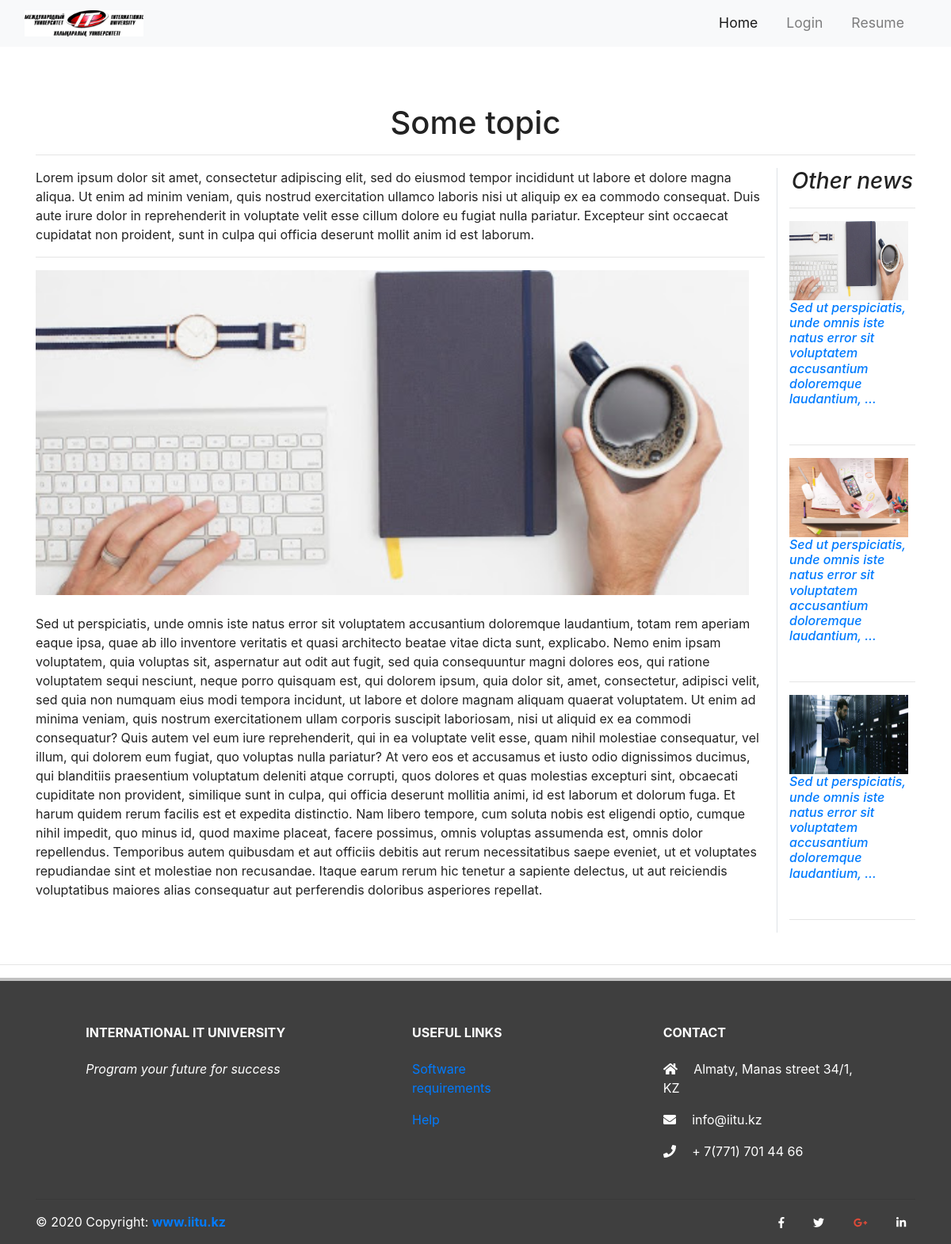
The app's page /help/new/1 with its own data.
### admin_override/models.py (models this page shows)
class Article(models.Model):
	article_id = models.AutoField(primary_key=True)
	Author = models.CharField(max_length = 512,null=False)
	about_author = models.CharField(max_length = 512,null=False)
	photo = models.ImageField(upload_to ='admin_override/uploads/article',null=True)
	Theme = models.TextField(null=False)
	Article = models.TextField(null=False)
	Article_date = models.DateField(auto_now = False)

### admin_override/views.py (the view)
# urls.py: path('new/<int:article_id>', views.news, name='news'),
def news(request,article_id):
	context = {}
	article = Article.objects.get(article_id = article_id)
	articles = Article.objects.all()[:3]
	context['article'] = article
	context['articles'] = articles
	return render(request,"news.html",context)

### admin_override/templates/news.html (shortened to what this page needs)
{% extends 'main.html' %}
{% load static %}
{% load crispy_forms_tags %}
{% block main_menu %}
{% if user.is_authenticated %}
  {% if user.is_student %}
<nav class="navbar navbar-expand-md navbar-light bg-light sticky-top">
  <div class="container-fluid">
      <a href="#" class="navbar-brand"><img src="{% static 'images/logl.jpg' %}"></a>
    <button class="navbar-toggler" type="button"
     data-toggle="collapse" data-target="#navbarResponsive">
     <span class="navbar-toggler-icon"></span>
     </button>
     <form class="form-inline mr-auto" method="get" action="{%url 'search_vacancy'%}">
      <div class="md-form my-0">
        <input class="form-control" type="text" placeholder="Search vacancy"  name = 'search_word' aria-label="Search">
        <i class="fas fa-search text-black ml-3" aria-hidden="true"></i>
      </div>
    </form>
     <div class="collapse navbar-collapse" id="navbarResponsive">
    <ul class="navbar-nav ml-auto">
    <li class="nav-item"><a href="{% url 'student_home'%}" class="nav-link">Home</a></li>
    <li class="nav-item"><a href="{% url 'get_resume_student'%}" class="nav-link">Resume</a></li>
    <li class="nav-item dropdown">
      <a href="#" class="nav-link dropdown-toggle active" data-toggle="dropdown">Help<span class="caret"></span></a>
      <ul class="dropdown-menu" role="menu">
        <li><a href="{% url 'get_answers'%}" class="nav-link">FAQ</a></li>
        <li><a href="{% url 'feedback'%}" class="nav-link active">Feedback</a></li>
      </ul>
    </li>
    <li class="nav-item dropdown">
      <a href="#" class="nav-link dropdown-toggle" data-toggle="dropdown"><span class="caret">{{user}}</span></a>
      <ul class="dropdown-menu" role="menu">
        <li><a href="#" class="nav-link">Settings</a></li>
        <li><a href="{% url 'edit_student'%}" class="nav-link">Edit Profile</a></li>
        <hr>
        <li><a href="{% url 'logout'%}" class="nav-link">Logout</a></li>
      </ul>
    </li>
     </ul>
    </div>
</nav>
</nav>
  {% else %}
 <nav class="navbar navbar-expand-md navbar-light bg-light sticky-top">
  <div class="container-fluid">
    <a href="#" class="navbar-brand"><img src="{% static 'images/logl.jpg' %}"></a>
    <button class="navbar-toggler" type="button" data-toggle="collapse" data-target="#navbarResponsive">
      <span class="navbar-toggler-icon"></span>
    </button>
    <div class="collapse navbar-collapse" id="navbarResponsive">
      <ul class="navbar-nav ml-auto">
        <li class="nav-item dropdown">
          <a href="#" class="nav-link dropdown-toggle" data-toggle="dropdown">Vacancies<span class="caret"></span></a>
          <ul class="dropdown-menu" role="menu">
            <li><a href="{% url 'vacancy' %}" class="nav-link">Create vacancy</a></li>
            <li><a href="{% url 'employer_home'%}" class="nav-link">My vacancies</a></li>
          </ul>
        </li>
        <li class="nav-item"><a href="{% url 'candidates'%}" class="nav-link">Candidates</a></li>
        <li class="nav-item"><a href="{% url 'company_get'%}" class="nav-link">Company</a></li>
        <li class="nav-item dropdown">
          <a href="#" class="nav-link dropdown-toggle active" data-toggle="dropdown">Help<span class="caret"></span></a>
          <ul class="dropdown-menu" role="menu">
            <li><a href="{% url 'get_answers'%}" class="nav-link">FAQ</a></li>
            <li><a href="{% url 'feedback'%}" class="nav-link active">Feedback</a></li>
          </ul>
        </li>
        <li class="nav-item dropdown">
          <a href="#" class="nav-link dropdown-toggle" data-toggle="dropdown"><span class="caret">{{user}}</span></a>
          <ul class="dropdown-menu" role="menu">
            <li><a href="#" class="nav-link">Settings</a></li>
            <li><a href="{% url 'edit_employer'%}" class="nav-link">Edit Profile</a></li>
            <hr>
            <li><a href="{% url 'logout'%}" class="nav-link">Logout</a></li>
          </ul>
        </li>
      </ul>
    </div>
  </nav>
  {% endif %}
  {% else %}
	<nav class="navbar navbar-expand-md navbar-light bg-light sticky-top">
		<div class="container-fluid">
		    <a href="#" class="navbar-brand"><img src="{% static 'images/logl.jpg' %}"></a>
			 <div class="collapse navbar-collapse" id="navbarResponsive">
		  <ul class="navbar-nav ml-auto">
		    <li class="nav-item active"><a href="{% url 'main'%}" class="nav-link">Home</a></li>
			<li class="nav-item"><a href="{%url 'login' %}" class="nav-link">Login</a></li>
			<li class="nav-item"><a href="{%url 'registration_student' %}" class="nav-link">Resume</a></li>
	     </ul>
	    </div>
	</nav>
  {% endif %}
{% endblock %}
{% block main %}
<div class="container">
<h1 class="text-center">{{article.about_author}}</h1><hr>
 <div class="row">
	<div class="col-md-10">
		<p>
			{{article.Theme}}
		</p><hr>
        <img src="{{article.photo.url}}" width="900px" height="650px"class="img-fluid"><br>
		 <br><p>
		 	{{article.Article}}
		</p>
	</div>
	<div class="col-md">
		<h3 class="font-italic text-center">Other news</h3><hr>
		{% for article in articles %}
		<div>
			<img src="{{article.photo.url}}" alt="Chicago" width="150" height="100"><br>
			<a href="{%url 'new' %}{{article.article_id}}"><h6 class="card-text-primary font-italic">{{article.Article|truncatechars:100}}</h6></a>
		</div><br><hr>
		{% endfor %}
	</div><br>
</div>
</div>
<br>
{% endblock %}

### main/templates/main.html (style rules this page uses)
body, html { width: 100%; height: 100%; fon-family: 'Poppins', san-serif; color: #222; }
.navbar-brand img { width: 150px }
.navbar-nav li { padding-right: 20px; }
.nav-link { font-size: 1.1em !important }

### records on screen
Article: about_author "Some topic", Theme "Lorem ipsum dolor sit amet, consectetur adipiscing elit, sed do eiusmod tempor incididunt ut labore et dolore magna aliqua. Ut enim ad minim veniam, quis nostrud exercitation ullamco laboris nisi ut aliquip ex ea commodo consequat. Duis aute irure dolor in reprehenderit in voluptate velit esse cillum dolore eu fugiat nulla pariatur. Excepteur sint occaecat cupidatat non proident, sunt in culpa qui officia deserunt mollit anim id est laborum.", photo (picture), Article "Sed ut perspiciatis, unde omnis iste natus error sit voluptatem accusantium doloremque laudantium, totam rem aperiam eaque ipsa, quae ab illo inventore veritatis et quasi architecto beatae vitae dicta sunt, explicabo. Nemo enim ipsam voluptatem, quia voluptas sit, aspernatur aut odit aut fugit, sed quia consequuntur magni dolores eos, qui ratione voluptatem sequi nesciunt, neque porro quisquam est, qui dolorem ipsum, quia dolor sit, amet, consectetur, adipisci velit, sed quia non numquam eius modi tempora incidunt, ut labore et dolore magnam aliquam quaerat voluptatem. Ut enim ad minima veniam, quis nostrum exercitationem ullam corporis suscipit laboriosam, nisi ut aliquid ex ea commodi…", Article "Sed ut perspiciatis, unde omnis iste natus error sit voluptatem accusantium doloremque laudantium, …"
Article: photo (picture), Article "Sed ut perspiciatis, unde omnis iste natus error sit voluptatem accusantium doloremque laudantium, …"
Article: photo (picture), Article "Sed ut perspiciatis, unde omnis iste natus error sit voluptatem accusantium doloremque laudantium, …"
